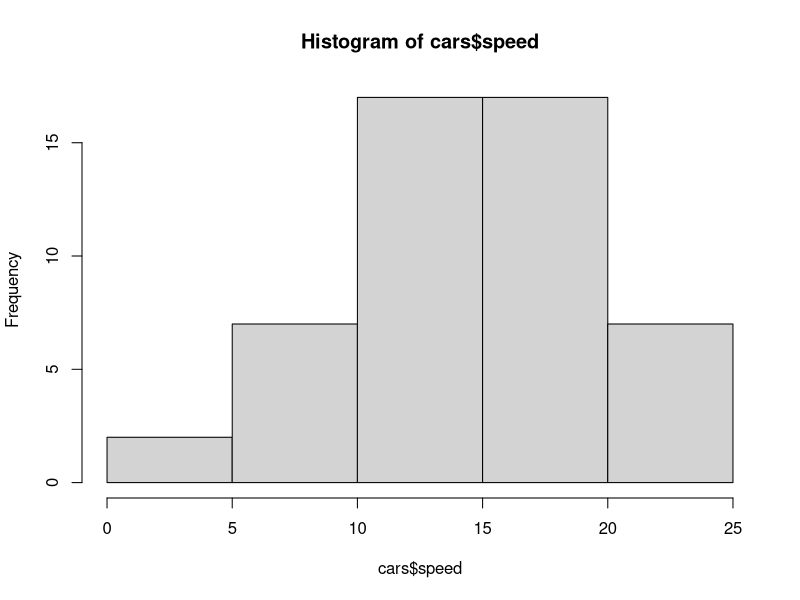
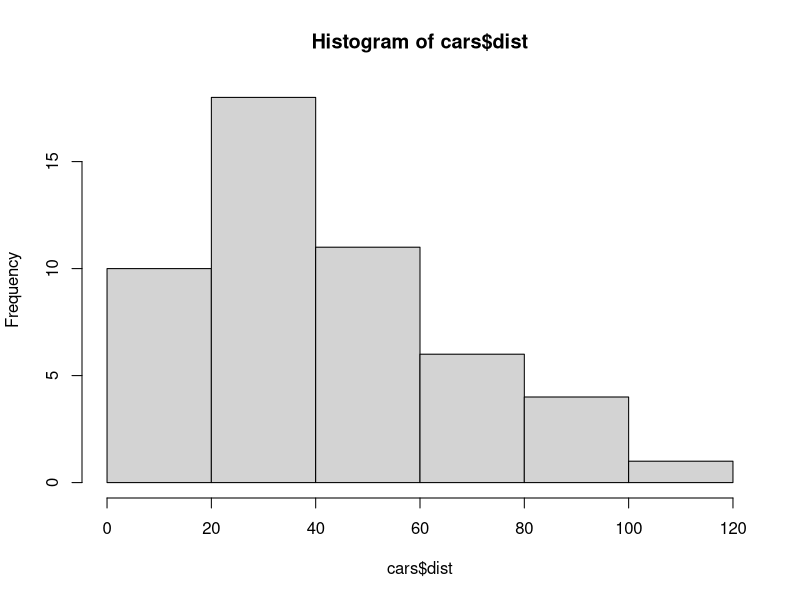
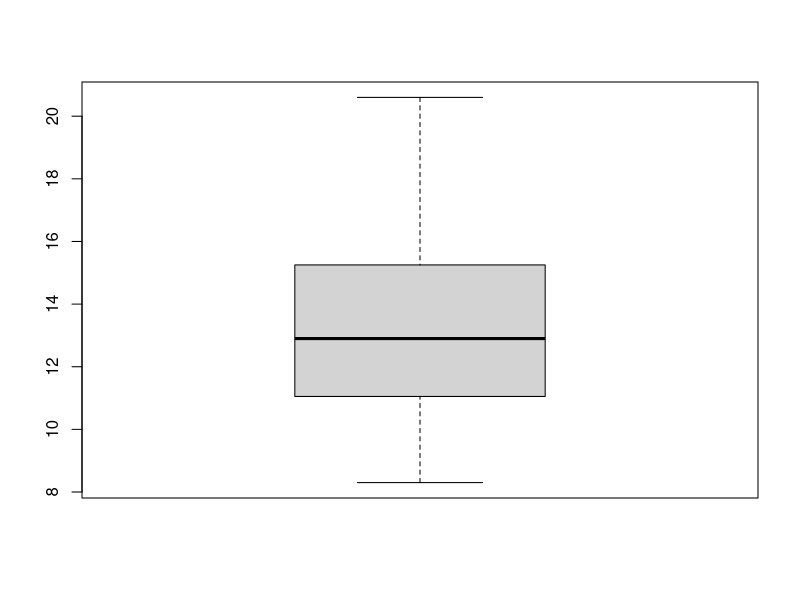

Write R code to recreate these figures, in order.
head(cars)

tail(cars)

hist(cars$speed)

hist(cars$dist)

#Newly made for the first experiment.

summary(trees)

trees$Girth

boxplot(trees$Girth)
